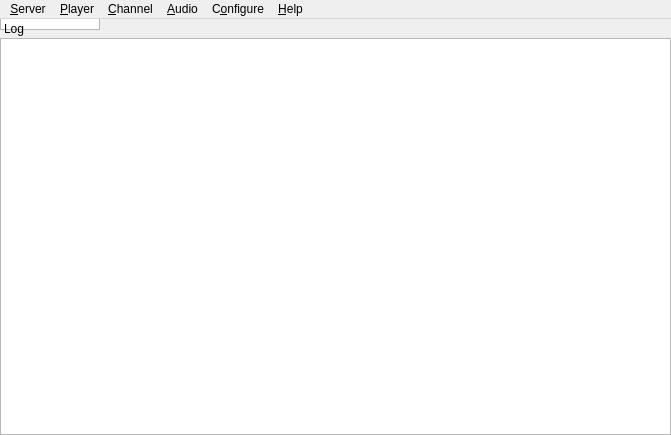
<?xml version="1.0" encoding="UTF-8"?>
<ui version="4.0">
 <class>MainWindow</class>
 <widget class="QMainWindow" name="MainWindow">
  <property name="geometry">
   <rect>
    <x>0</x>
    <y>0</y>
    <width>671</width>
    <height>435</height>
   </rect>
  </property>
  <property name="windowTitle">
   <string>Mumble</string>
  </property>
  <widget class="QTreeView" name="qtvPlayers">
   <property name="contextMenuPolicy">
    <enum>Qt::CustomContextMenu</enum>
   </property>
   <property name="acceptDrops">
    <bool>true</bool>
   </property>
   <property name="dragEnabled">
    <bool>true</bool>
   </property>
   <property name="indentation">
    <number>10</number>
   </property>
   <property name="rootIsDecorated">
    <bool>false</bool>
   </property>
   <property name="uniformRowHeights">
    <bool>true</bool>
   </property>
  </widget>
  <widget class="QMenuBar" name="menubar">
   <property name="geometry">
    <rect>
     <x>0</x>
     <y>0</y>
     <width>671</width>
     <height>22</height>
    </rect>
   </property>
   <widget class="QMenu" name="qmServer">
    <property name="title">
     <string>&amp;Server</string>
    </property>
   </widget>
   <widget class="QMenu" name="qmPlayer">
    <property name="title">
     <string>&amp;Player</string>
    </property>
   </widget>
   <widget class="QMenu" name="qmChannel">
    <property name="title">
     <string>&amp;Channel</string>
    </property>
   </widget>
   <widget class="QMenu" name="qmAudio">
    <property name="title">
     <string>&amp;Audio</string>
    </property>
    <addaction name="qaAudioMute"/>
    <addaction name="qaAudioDeaf"/>
    <addaction name="separator"/>
    <addaction name="qaAudioReset"/>
    <addaction name="qaAudioUnlink"/>
    <addaction name="separator"/>
    <addaction name="qaAudioTTS"/>
    <addaction name="separator"/>
    <addaction name="qaAudioStats"/>
   </widget>
   <widget class="QMenu" name="qmConfig">
    <property name="title">
     <string>C&amp;onfigure</string>
    </property>
    <addaction name="qaConfigDialog"/>
   </widget>
   <widget class="QMenu" name="qmHelp">
    <property name="title">
     <string>&amp;Help</string>
    </property>
    <addaction name="qaHelpWhatsThis"/>
    <addaction name="separator"/>
    <addaction name="qaHelpAbout"/>
    <addaction name="qaHelpAboutSpeex"/>
    <addaction name="qaHelpAboutQt"/>
    <addaction name="separator"/>
    <addaction name="qaHelpVersionCheck"/>
   </widget>
   <addaction name="qmServer"/>
   <addaction name="qmPlayer"/>
   <addaction name="qmChannel"/>
   <addaction name="qmAudio"/>
   <addaction name="qmConfig"/>
   <addaction name="qmHelp"/>
  </widget>
  <widget class="QDockWidget" name="qdwLog">
   <property name="features">
    <set>QDockWidget::DockWidgetMovable</set>
   </property>
   <property name="windowTitle">
    <string>Log</string>
   </property>
   <attribute name="dockWidgetArea">
    <number>1</number>
   </attribute>
   <widget class="QTextBrowser" name="qteLog">
    <property name="contextMenuPolicy">
     <enum>Qt::CustomContextMenu</enum>
    </property>
    <property name="whatsThis">
     <string>This shows all recent activity. Connecting to servers, errors and information messages all show up here.&lt;br /&gt;To configure exactly which messages show up here, use the &lt;b&gt;Settings&lt;/b&gt; command from the menu.</string>
    </property>
    <property name="openLinks">
     <bool>false</bool>
    </property>
   </widget>
  </widget>
  <action name="qaQuit">
   <property name="text">
    <string>&amp;Quit Mumble</string>
   </property>
   <property name="toolTip">
    <string>Closes the program</string>
   </property>
   <property name="whatsThis">
    <string>Exits the application.</string>
   </property>
   <property name="shortcut">
    <string>Ctrl+Q</string>
   </property>
  </action>
  <action name="qaServerConnect">
   <property name="text">
    <string>&amp;Connect</string>
   </property>
   <property name="toolTip">
    <string>Open the server connection dialog</string>
   </property>
   <property name="whatsThis">
    <string>Shows a dialog of registered servers, and also allows quick connect.</string>
   </property>
  </action>
  <action name="qaServerDisconnect">
   <property name="enabled">
    <bool>false</bool>
   </property>
   <property name="text">
    <string>&amp;Disconnect</string>
   </property>
   <property name="toolTip">
    <string>Disconnect from server</string>
   </property>
   <property name="whatsThis">
    <string>Disconnects you from the server.</string>
   </property>
  </action>
  <action name="qaServerBanList">
   <property name="enabled">
    <bool>false</bool>
   </property>
   <property name="text">
    <string>&amp;Ban lists</string>
   </property>
   <property name="toolTip">
    <string>Edit ban lists on server</string>
   </property>
   <property name="whatsThis">
    <string>This lets you edit the server-side IP ban lists.</string>
   </property>
  </action>
  <action name="qaServerInformation">
   <property name="enabled">
    <bool>false</bool>
   </property>
   <property name="text">
    <string>&amp;Information</string>
   </property>
   <property name="toolTip">
    <string>Show information about the server connection</string>
   </property>
   <property name="whatsThis">
    <string>This will show extended information about the connection to the server.</string>
   </property>
  </action>
  <action name="qaPlayerKick">
   <property name="text">
    <string>&amp;Kick</string>
   </property>
   <property name="toolTip">
    <string>Kick player (with reason)</string>
   </property>
   <property name="whatsThis">
    <string>Kick selected player off server. You'll be asked to specify a reason.</string>
   </property>
  </action>
  <action name="qaPlayerMute">
   <property name="checkable">
    <bool>true</bool>
   </property>
   <property name="text">
    <string>&amp;Mute</string>
   </property>
   <property name="toolTip">
    <string>Mute player</string>
   </property>
   <property name="whatsThis">
    <string>Mute or unmute player on server. Unmuting a deafened player will also undeafen them.</string>
   </property>
  </action>
  <action name="qaPlayerBan">
   <property name="text">
    <string>&amp;Ban</string>
   </property>
   <property name="toolTip">
    <string>Kick and ban player (with reason)</string>
   </property>
   <property name="whatsThis">
    <string>Kick and ban selected player from server. You'll be asked to specify a reason.</string>
   </property>
  </action>
  <action name="qaPlayerDeaf">
   <property name="checkable">
    <bool>true</bool>
   </property>
   <property name="text">
    <string>&amp;Deafen</string>
   </property>
   <property name="toolTip">
    <string>Deafen player</string>
   </property>
   <property name="whatsThis">
    <string>Deafen or undeafen player on server. Deafening a player will also mute them.</string>
   </property>
  </action>
  <action name="qaPlayerLocalMute">
   <property name="checkable">
    <bool>true</bool>
   </property>
   <property name="text">
    <string>&amp;Local Mute</string>
   </property>
   <property name="toolTip">
    <string>Mute player locally</string>
   </property>
   <property name="whatsThis">
    <string>Mute or unmute player locally. Use this on other players in the same room.</string>
   </property>
  </action>
  <action name="qaPlayerTextMessage">
   <property name="text">
    <string>Send Messa&amp;ge</string>
   </property>
   <property name="toolTip">
    <string>Send a Text Message</string>
   </property>
   <property name="whatsThis">
    <string>Sends a text message to another user.</string>
   </property>
  </action>
  <action name="qaChannelAdd">
   <property name="text">
    <string>&amp;Add</string>
   </property>
   <property name="toolTip">
    <string>Add new channel</string>
   </property>
   <property name="whatsThis">
    <string>This adds a new sub-channel to the currently selected channel.</string>
   </property>
  </action>
  <action name="qaChannelRemove">
   <property name="text">
    <string>&amp;Remove</string>
   </property>
   <property name="toolTip">
    <string>Remove channel</string>
   </property>
   <property name="whatsThis">
    <string>This removes a channel and all sub-channels.</string>
   </property>
  </action>
  <action name="qaChannelACL">
   <property name="text">
    <string>&amp;Edit ACL</string>
   </property>
   <property name="toolTip">
    <string>Edit Groups and ACL for channel</string>
   </property>
   <property name="whatsThis">
    <string>This opens the Group and ACL dialog for the channel, to control permissions.</string>
   </property>
  </action>
  <action name="qaChannelRename">
   <property name="text">
    <string>&amp;Rename</string>
   </property>
   <property name="toolTip">
    <string>Renames the channel</string>
   </property>
   <property name="whatsThis">
    <string>This renames a channel.</string>
   </property>
  </action>
  <action name="qaChannelDescUpdate">
   <property name="text">
    <string>&amp;Change Description</string>
   </property>
   <property name="toolTip">
    <string>Changes the channel description</string>
   </property>
   <property name="whatsThis">
    <string>This changes the description of a channel.</string>
   </property>
  </action>
  <action name="qaChannelLink">
   <property name="text">
    <string>&amp;Link</string>
   </property>
   <property name="toolTip">
    <string>Link your channel to another channel</string>
   </property>
   <property name="whatsThis">
    <string>This links your current channel to the selected channel. If they have permission to speak in the other channel, players can now hear each other. This is a permanent link, and will last until manually unlinked or the server is restarted. Please see the shortcuts for push-to-link.</string>
   </property>
  </action>
  <action name="qaChannelUnlink">
   <property name="text">
    <string comment="Channel">&amp;Unlink</string>
   </property>
   <property name="toolTip">
    <string>Unlink your channel from another channel</string>
   </property>
   <property name="whatsThis">
    <string>This unlinks your current channel from the selected channel.</string>
   </property>
  </action>
  <action name="qaChannelUnlinkAll">
   <property name="text">
    <string>Unlink &amp;All</string>
   </property>
   <property name="toolTip">
    <string>Unlinks your channel from all linked channels.</string>
   </property>
   <property name="whatsThis">
    <string>This unlinks your current channel (not the selected one) from all linked channels.</string>
   </property>
  </action>
  <action name="qaAudioReset">
   <property name="text">
    <string>&amp;Reset</string>
   </property>
   <property name="toolTip">
    <string>Reset audio preprocessor</string>
   </property>
   <property name="whatsThis">
    <string>This will reset the audio preprocessor, including noise cancellation, automatic gain and voice activity detection. If something suddenly worsens the audio environment (like dropping the microphone) and it was temporary, use this to avoid having to wait for the preprocessor to readjust.</string>
   </property>
  </action>
  <action name="qaAudioMute">
   <property name="checkable">
    <bool>true</bool>
   </property>
   <property name="text">
    <string>&amp;Mute Self</string>
   </property>
   <property name="toolTip">
    <string>Mute yourself</string>
   </property>
   <property name="whatsThis">
    <string>Mute or unmute yourself. When muted, you will not send any data to the server. Unmuting while deafened will also undeafen.</string>
   </property>
  </action>
  <action name="qaAudioDeaf">
   <property name="checkable">
    <bool>true</bool>
   </property>
   <property name="text">
    <string>&amp;Deafen Self</string>
   </property>
   <property name="toolTip">
    <string>Deafen yourself</string>
   </property>
   <property name="whatsThis">
    <string>Deafen or undeafen yourself. When deafened, you will not hear anything. Deafening yourself will also mute.</string>
   </property>
  </action>
  <action name="qaAudioTTS">
   <property name="checkable">
    <bool>true</bool>
   </property>
   <property name="text">
    <string>&amp;Text-To-Speech</string>
   </property>
   <property name="toolTip">
    <string>Toggle Text-To-Speech</string>
   </property>
   <property name="whatsThis">
    <string>Enable or disable the text-to-speech engine. Only messages enabled for TTS in the Configuration dialog will actually be spoken.</string>
   </property>
  </action>
  <action name="qaAudioStats">
   <property name="text">
    <string>S&amp;tatistics</string>
   </property>
   <property name="toolTip">
    <string>Display audio statistics</string>
   </property>
   <property name="whatsThis">
    <string>Pops up a small dialog with information about your current audio input.</string>
   </property>
  </action>
  <action name="qaAudioUnlink">
   <property name="text">
    <string comment="Plugin">&amp;Unlink</string>
   </property>
   <property name="toolTip">
    <string>Forcibly unlink plugin</string>
   </property>
   <property name="whatsThis">
    <string>This forces the current plugin to unlink, which is handy if it is reading completely wrong data.</string>
   </property>
  </action>
  <action name="qaConfigDialog">
   <property name="text">
    <string>&amp;Settings</string>
   </property>
   <property name="toolTip">
    <string>Configure Mumble</string>
   </property>
   <property name="whatsThis">
    <string>Allows you to change most settings for Mumble.</string>
   </property>
   <property name="menuRole">
    <enum>QAction::PreferencesRole</enum>
   </property>
  </action>
  <action name="qaAudioWizard">
   <property name="text">
    <string>&amp;Audio Wizard</string>
   </property>
   <property name="toolTip">
    <string>Start the audio configuration wizard</string>
   </property>
   <property name="whatsThis">
    <string>This will guide you through the process of configuring your audio hardware.</string>
   </property>
  </action>
  <action name="qaHelpWhatsThis">
   <property name="text">
    <string>&amp;What's This?</string>
   </property>
   <property name="toolTip">
    <string>Enter What's This? mode</string>
   </property>
   <property name="whatsThis">
    <string>Click this to enter &quot;What's This?&quot; mode. Your cursor will turn into a question mark. Click on any button, menu choice or area to show a description of what it is.</string>
   </property>
  </action>
  <action name="qaHelpAbout">
   <property name="text">
    <string>&amp;About</string>
   </property>
   <property name="toolTip">
    <string>Information about Mumble</string>
   </property>
   <property name="whatsThis">
    <string>Shows a small dialog with information and license for Mumble.</string>
   </property>
   <property name="menuRole">
    <enum>QAction::AboutRole</enum>
   </property>
  </action>
  <action name="qaHelpAboutSpeex">
   <property name="text">
    <string>About &amp;Speex</string>
   </property>
   <property name="toolTip">
    <string>Information about Speex</string>
   </property>
   <property name="whatsThis">
    <string>Shows a small dialog with information about Speex.</string>
   </property>
   <property name="menuRole">
    <enum>QAction::ApplicationSpecificRole</enum>
   </property>
  </action>
  <action name="qaHelpAboutQt">
   <property name="text">
    <string>About &amp;Qt</string>
   </property>
   <property name="toolTip">
    <string>Information about Qt</string>
   </property>
   <property name="whatsThis">
    <string>Shows a small dialog with information about Qt.</string>
   </property>
   <property name="menuRole">
    <enum>QAction::AboutQtRole</enum>
   </property>
  </action>
  <action name="qaHelpVersionCheck">
   <property name="text">
    <string>Check for &amp;Updates</string>
   </property>
   <property name="toolTip">
    <string>Check for new version of Mumble</string>
   </property>
   <property name="whatsThis">
    <string>Connects to the Mumble webpage to check if a new version is available, and notifies you with an appropriate download URL if this is the case.</string>
   </property>
  </action>
  <action name="qaChannelSendMessage">
   <property name="text">
    <string>Send Messa&amp;ge</string>
   </property>
   <property name="toolTip">
    <string>Send a Text Message</string>
   </property>
   <property name="whatsThis">
    <string>Sends a text message to all users in a channel.</string>
   </property>
  </action>
  <action name="qaChannelSendTreeMessage">
   <property name="text">
    <string>Send &amp;Tree Message</string>
   </property>
   <property name="toolTip">
    <string>Send message to channel tree.</string>
   </property>
   <property name="whatsThis">
    <string>This sends a text message to a channel and it's subchannels.</string>
   </property>
  </action>
  <action name="qaConfigMinimal">
   <property name="checkable">
    <bool>true</bool>
   </property>
   <property name="text">
    <string>&amp;Minimal View</string>
   </property>
   <property name="toolTip">
    <string>Toggle minimal window modes</string>
   </property>
   <property name="whatsThis">
    <string>This will toggle minimal mode, where the log window and menu is hidden.</string>
   </property>
  </action>
  <action name="qaConfigHideFrame">
   <property name="checkable">
    <bool>true</bool>
   </property>
   <property name="text">
    <string>Hide Frame</string>
   </property>
   <property name="toolTip">
    <string>Toggle showing frame on minimal window</string>
   </property>
   <property name="whatsThis">
    <string>This will toggle whether the minimal window should have a frame for moving and resizing.</string>
   </property>
  </action>
 </widget>
 <resources/>
 <connections/>
</ui>
